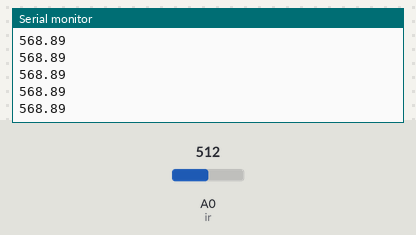
Bench run of a sketch on a simulated Arduino Uno, built with avr-gcc and run on an emulated ATmega328P. Parts: the last lines printed to the serial monitor. Inputs (shaded band) come from the test bench; at power-on: A0 (ir) = 512.

Above: at 1.2 s.
1.3 s: A0 (ir) set to 716
At 2.0 s:
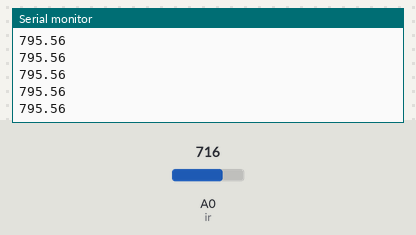
2.8 s: A0 (ir) set to 900
At 3.3 s:
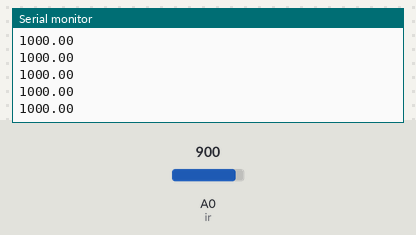
Timing chart, 0 to 5.8 s (numbered marks = the images above; inputs shaded):
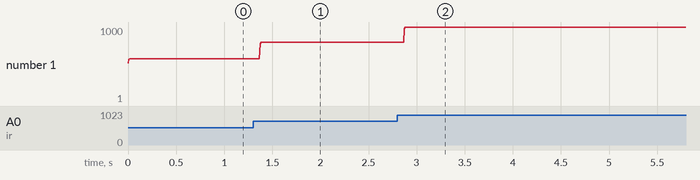

The sketch:

Ejercicio5.ino
```cpp
int ir = A0;
float value = 0;
float prom_value = 0;

void setup() {
  Serial.begin(9600);

}

void loop() {
  for(int i=0; i<10; i++){
    value = analogRead(ir);
    prom_value += value;
  }
  prom_value /= 10;

  Serial.println(prom_value);

}
```

Measured:
- after the input at 1.3 s, the serial monitor: prints a new line after 0.07 s (image 1)
- after the input at 2.8 s, the serial monitor: prints a new line after 0.07 s (image 2)
- plotted number 1: 568.89 → 795.56 after the input at 1.3 s, 795.56 → 1 after the input at 2.8 s
